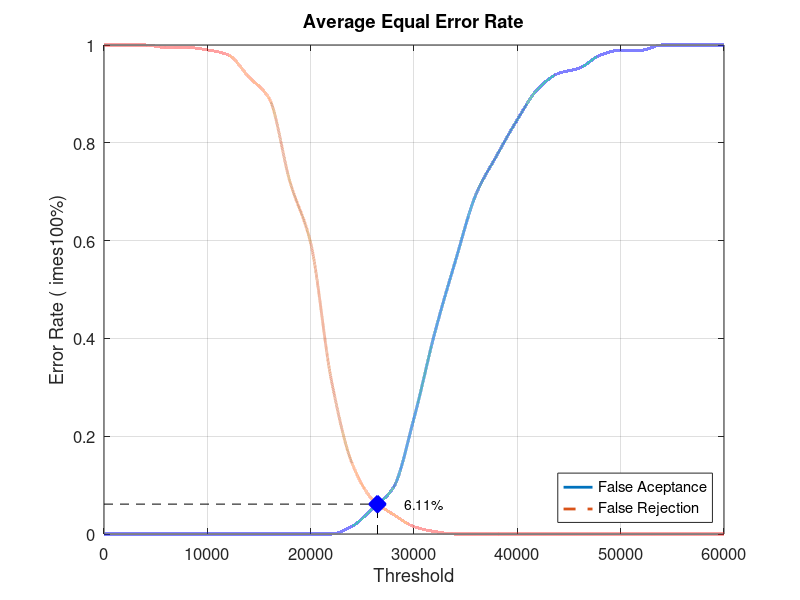
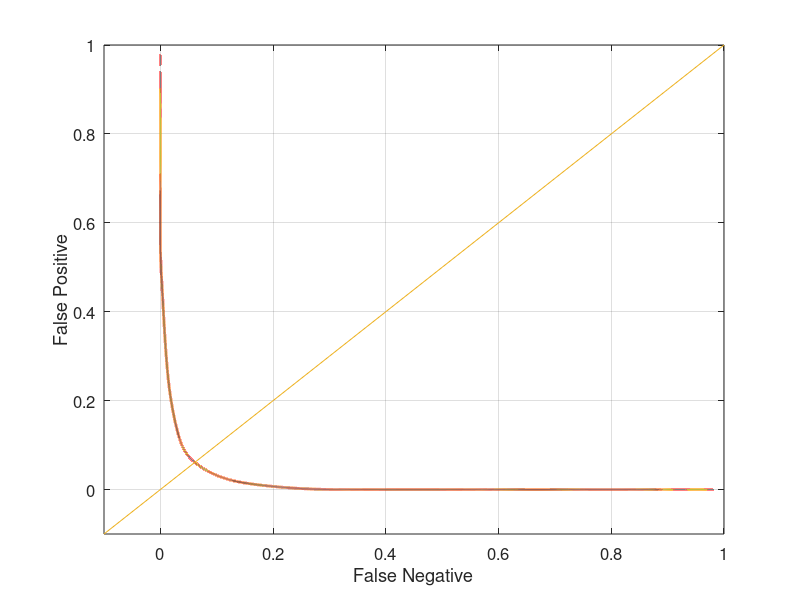

Reproduce these figures in MATLAB, in order.
close all;
clear;
clc;
x = 0:2000:60000;
xq = 0:0.5:60000;

y0 = [0 0 0 0 0 0 0 0 0 0 0 0 0.0157895 0.0526316 0.0947368 0.236842 0.410526 0.557895 0.694737 0.773684 0.847368 0.910526 0.942105 0.952632 0.978947 0.989474 0.989474 1 1 1 1]
yy0 = interp1(x, y0, xq, 'pchip');
y1 = [1 1 1 0.995 0.995 0.99 0.98 0.935 0.89 0.72 0.595 0.315 0.145 0.07 0.04 0.015 0.005 0 0 0 0 0 0 0 0 0 0 0 0 0 0]
yy1 = interp1(x, y1, xq, 'pchip');

% Calculating EER: 
y2 = abs(y0 - y1);
find(y2 == min(y2))
yy2 = abs(yy0 - yy1);
xEER = find(yy2 == min(yy2));
xEERIndex = xq(xEER) % X-axis EER
yEER = yy0(xEER) % Y-axis EER

main = figure
plot(xq, yy0,'-','LineWidth', 2);	hold on
plot(xq, yy1,'--','LineWidth', 2);	hold on
plot([xEERIndex xEERIndex], [0 yEER], 'k--');	hold on
plot([0 xEERIndex], [yEER yEER], 'k--');	hold on
plot(xEERIndex, yEER, 'bx', 'LineWidth', 10);	hold on
text(xEERIndex + 10 * xEERIndex / 100, yEER, [num2str(round((10000 * yEER)) / 100) '%'])
legend('False Aceptance', 'False Rejection', 'Location', 'SouthEast')
xlabel('Threshold')
ylabel('Error Rate (	imes100%)')
title('Average Equal Error Rate')
set(gca, 'FontSize', 12)
axis([0 60000 0 1])
grid on

print(main, 'Database3_3Main', '-dpng');
FNRxFPR = figure('Color', [1 1 1]);
plot(yy1, yy0, '-', yy1, yy0, 'LineWidth', 2);
hold on
y = -0.1:0.1:1
plot(y, y); 
set(gca, 'FontSize', 12)
xlabel('False Negative')
ylabel('False Positive')
axis([-0.1 1 -0.1 1])
set(gca, 'FontSize', 12)
grid on

print(FNRxFPR, 'Database3_3FNRxFPR','-dpng');
